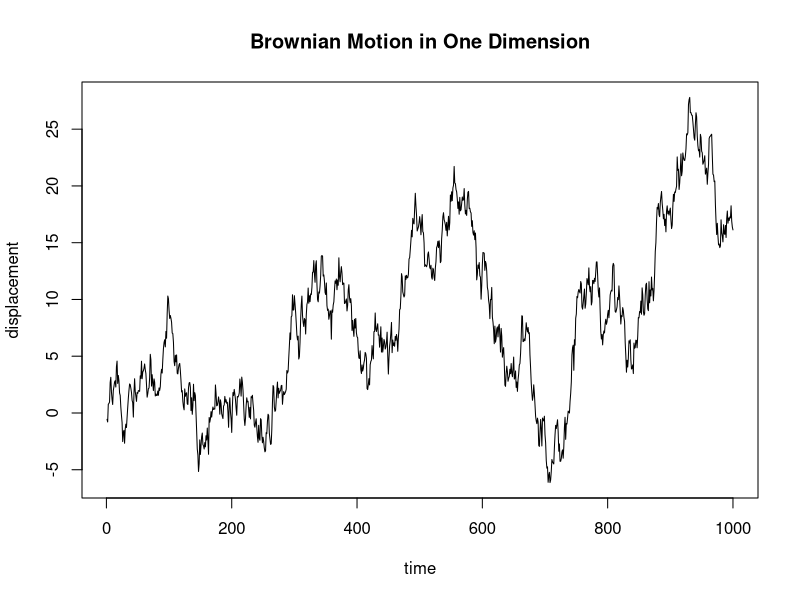
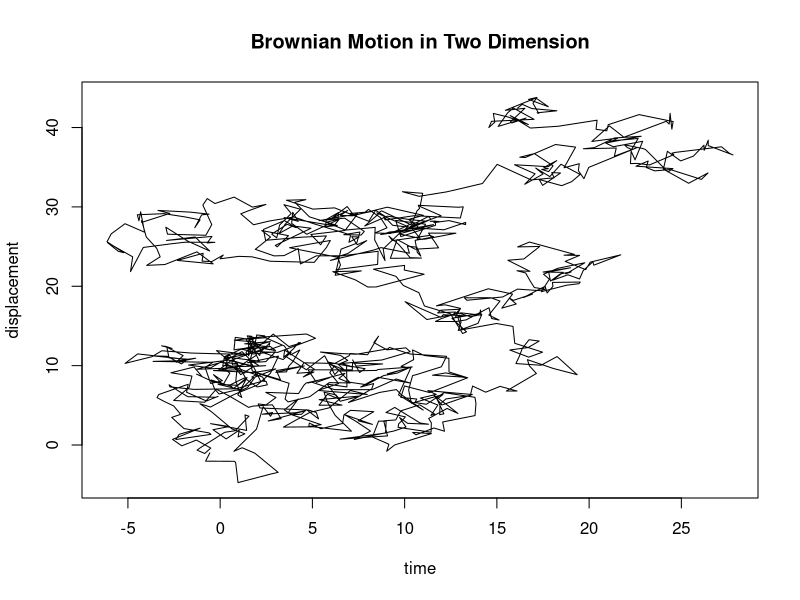
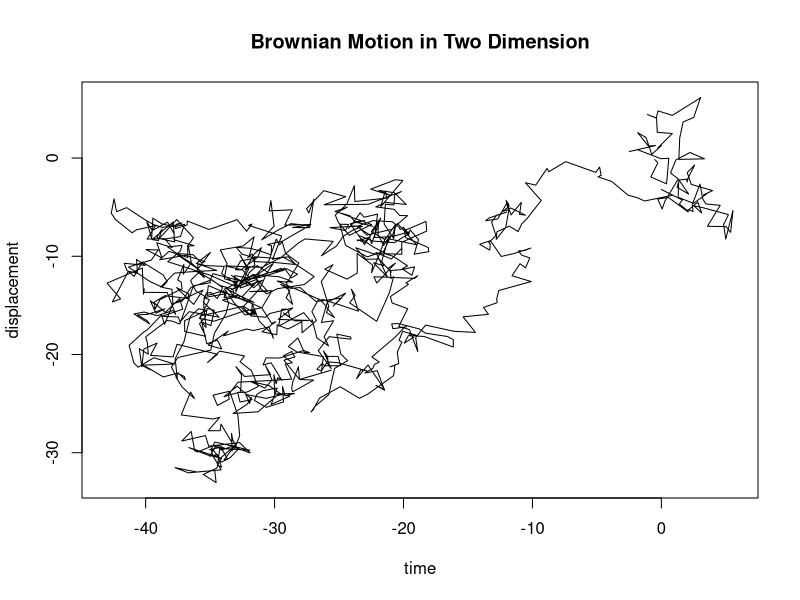

The R script that drew these images, in order: (Note: this script raises an error after producing the figures.)
# Ian Castillo Rosales
# Brownian Motion
# 02/18/2015

# ===== How the BM is constructed? =====
set.seed(123)
N <- 1000
dis <- rnorm(N, 0, 1)
dis <- cumsum(dis)
plot(dis, type= "l", main = "Brownian Motion in One Dimension", xlab = "time", ylab = "displacement")

# ===== How the BM (in two dimensions) is constructed? =====
set.seed(123)
dis_x <- rnorm(N, 0, 1)
dis_x <- cumsum(dis_x)
dis_y <- rnorm(N, 0, 1)
dis_y <- cumsum(dis_y)
plot(dis_x, dis_y, type= "l", main = "Brownian Motion in Two Dimension", xlab = "time", ylab = "displacement")

# ===== How can I interchange the type of the plot? =====
brownianPlot <- function(N, dim){
      if(dim == 1){
            dis <- rnorm(N, 0, 1)
            dis <- cumsum(dis)
            plot(dis, type= "l", main = "Brownian Motion in One Dimension", xlab = "time", ylab = "displacement")
      } else{
            dis_x <- rnorm(N, 0, 1)
            dis_x <- cumsum(dis_x)
            dis_y <- rnorm(N, 0, 1)
            dis_y <- cumsum(dis_y)
            plot(dis_x, dis_y, type= "l", main = "Brownian Motion in Two Dimension", xlab = "time", ylab = "displacement")
      }
}

brownianPlot(1000, 3)

# ===== How animate the plot? =====
set.seed(8)
N <- 100

colors <- rainbow(N)
ani.options(interval = 1/20)

x <- rnorm(1)
dis <- rnorm(N-1)
ylim <- max(abs(cumsum(dis))) + 1

plot(x, main = "Brownian Motion of a Particle in One Dimension", xlab = "Time",
     ylab = "Displacement", pch = 20, xlim = c(0, N), ylim = c(-ylim, ylim), 
     col = colors[1])

for (i in 1:(N-1)){
      dev.hold()
      x = x + dis[i]
      points(i + 1, x, pch = 20, col = colors[i+1])
      ani.pause()
}
# ===== How animate the plot? =====
set.seed(123)
rnorm(1)
rnorm(1)
